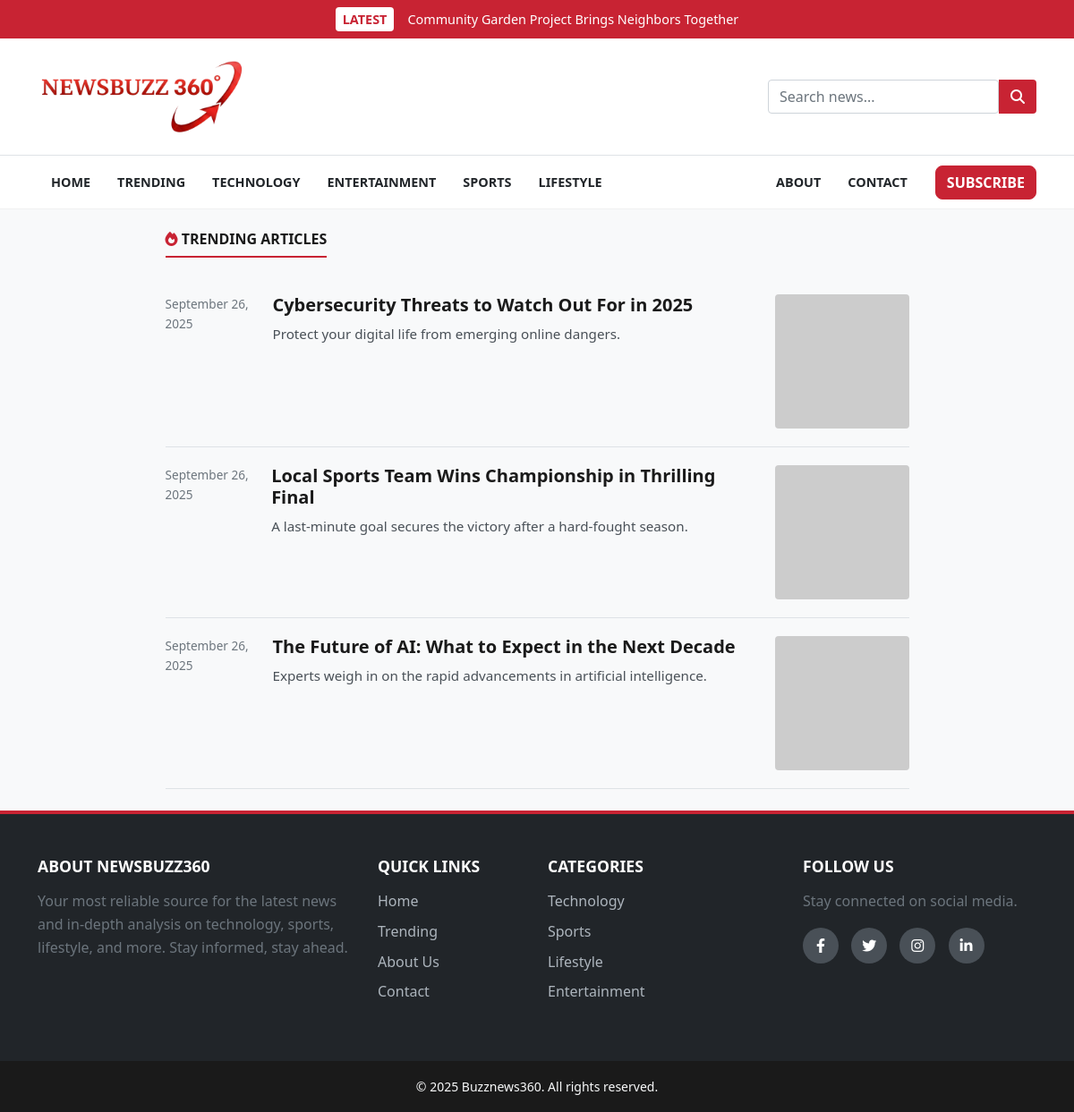
Before: /trending with the older database file.
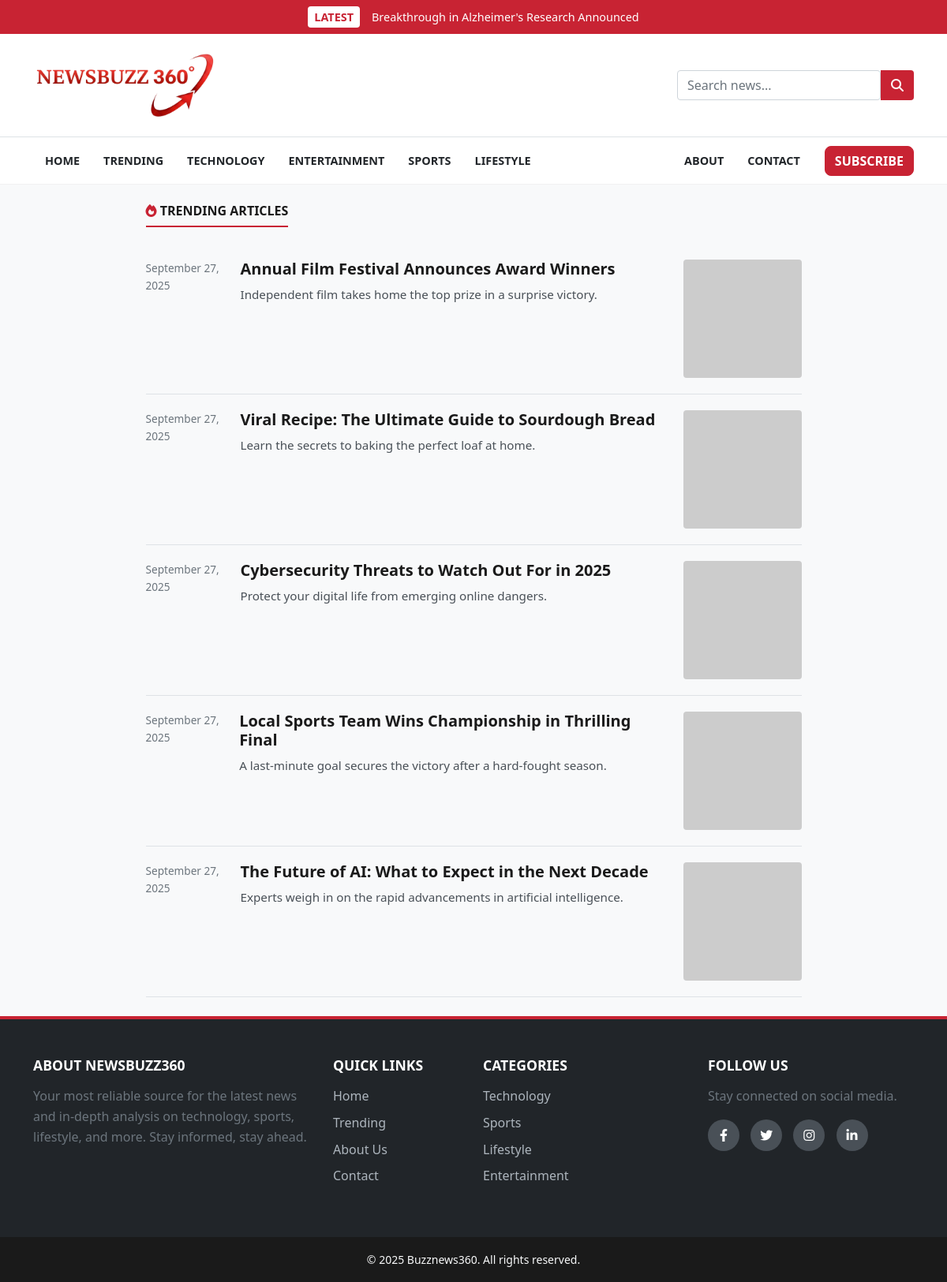
After: the same page with the newer database file.
### models.py (models this page shows, shortened)
class Post(db.Model):
    id = db.Column(db.Integer, primary_key=True)
    title = db.Column(db.String(100), nullable=False)
    subtitle = db.Column(db.String(150), nullable=True)
    content = db.Column(db.Text, nullable=False)
    category = db.Column(db.String(50), nullable=True)
    thumbnail = db.Column(db.String(100), nullable=True)
    featured = db.Column(db.Boolean, default=False)
    created_at = db.Column(db.DateTime, default=datetime.utcnow)

### app.py (the view)
@app.route("/trending")
def trending():
    trending_posts = Post.query.filter_by(featured=True).order_by(Post.id.desc()).all()
    return render_template("trending.html", posts=trending_posts)

### app.py (called while the page is built)
@app.context_processor
def inject_latest_post():
    latest_post = Post.query.order_by(Post.id.desc()).first()
    return dict(latest_post=latest_post)

@app.template_filter('datetime')
def format_datetime(value, format='%B %d, %Y'):
    if isinstance(value, datetime):
        return value.strftime(format)
    return "Recent"

@app.context_processor
@cache.cached(timeout=600)
def inject_categories():
    categories = db.session.query(Post.category, db.func.count(Post.id).label('count')).filter(Post.category.isnot(None), Post.category != '').group_by(Post.category).all()
    current_year = datetime.now().year
    return dict(categories=categories, current_year=current_year)

### templates/trending.html
{% extends "base.html" %}
{% block content %}
<div class="row justify-content-center">
    <div class="col-lg-9">
        <section>
            <h2 class="section-title">
                <span><i class="fas fa-fire"></i> Trending Articles</span>
            </h2>
            {% if posts %}
                {% for post in posts %}
                <div class="news-list-item">
                    <div class="timestamp">{{ post.created_at|datetime }}</div>
                    <div class="content">
                        <h4 class="title"><a href="{{ url_for('article', id=post.id) }}">{{ post.title }}</a></h4>
                        <p class="summary">{{ post.subtitle or post.content|truncate(120) }}</p>
                    </div>
                    <div class="thumbnail">
                        <a href="{{ url_for('article', id=post.id) }}">
                             <img src="{{ url_for('static', filename='uploads/' + post.thumbnail) if post.thumbnail else 'https://via.placeholder.com/150' }}" alt="{{ post.title }}">
                        </a>
                    </div>
                </div>
                {% endfor %}
            {% else %}
                <div class="text-center py-5">
                    <h3 class="text-muted">No trending articles at the moment.</h3>
                    <p class="text-muted">Featured posts will appear here.</p>
                </div>
            {% endif %}
        </section>
    </div>
</div>
{% endblock %}

### templates/base.html (shortened to what this page needs)
<!DOCTYPE html>
<html lang="en">
<head>
    <link href="https://cdn.jsdelivr.net/npm/bootstrap@5.1.3/dist/css/bootstrap.min.css" rel="stylesheet">
    <link rel="stylesheet" href="https://cdnjs.cloudflare.com/ajax/libs/font-awesome/6.2.0/css/all.min.css">
    <link rel="stylesheet" href="{{ url_for('static', filename='style.css') }}">
</head>
<body>
    <header>
        {% if latest_post %}
        <a href="{{ url_for('article', id=latest_post.id) }}" class="top-breaking-bar-link">
            <div id="top-breaking-bar">
                <div class="container d-flex align-items-center justify-content-center">
                    <span class="breaking-tag">LATEST</span>
                    <span class="breaking-text">{{ latest_post.title }}</span>
                </div>
            </div>
        </a>
        {% endif %}
        <div id="header-main">
            <div class="container">
                <div class="header-main-wrapper">
                    <a class="navbar-brand logo" href="{{ url_for('home') }}">
                        <img src="{{ url_for('static', filename='images/logo.png') }}" alt="Newsbuzz360 Logo">
                    </a>
                    <form class="search-form ms-auto" action="{{ url_for('search') }}" method="GET">
                        <input type="text" class="form-control" name="query" placeholder="Search news..." required>
                        <button type="submit" class="btn"><i class="fas fa-search"></i></button>
                    </form>
                </div>
            </div>
        </div>
        <nav class="navbar navbar-expand-lg navbar-light" id="main-nav">
            <div class="container">
                <div class="collapse navbar-collapse" id="navbarNav">
                    <div class="collapse navbar-collapse" id="navbarNav">
                        <ul class="navbar-nav me-auto">
                            <li class="nav-item"><a class="nav-link" href="{{ url_for('home') }}">Home</a></li>
                            <li class="nav-item"><a class="nav-link" href="{{ url_for('trending') }}">Trending</a></li>
                            <li class="nav-item"><a class="nav-link"
                                    href="{{ url_for('category', category_name='technology') }}">Technology</a></li>
                            <li class="nav-item"><a class="nav-link"
                                    href="{{ url_for('category', category_name='entertainment') }}">Entertainment</a>
                            </li>
                            <li class="nav-item"><a class="nav-link"
                                    href="{{ url_for('category', category_name='sports') }}">Sports</a></li>
                            <li class="nav-item"><a class="nav-link"
                                    href="{{ url_for('category', category_name='lifestyle') }}">Lifestyle</a></li>
                        </ul>
                        <ul class="navbar-nav ms-auto align-items-center">
                            <li class="nav-item"><a class="nav-link" href="{{ url_for('about') }}">About</a></li>
                            <li class="nav-item"><a class="nav-link" href="{{ url_for('contact') }}">Contact</a></li>
                            <li class="nav-item ms-3">
                                <a href="{{ url_for('subscribe_page') }}"
                                    class="btn btn-danger subscribe-btn">Subscribe</a>
                            </li>
                        </ul>
                    </div>
                </div>
            </div>
        </nav>
    </header>
    <main class="my-4">
        <div class="container">
            {% block content %}{% endblock %}
        </div>
    </main>
    <footer class="main-footer bg-dark text-light">
        <div class="container pt-5 pb-4">
            <div class="row">
                <div class="col-md-4 mb-4">
                    <h5 class="footer-heading">About Newsbuzz360</h5>
                    <p class="text-muted">
                        Your most reliable source for the latest news and in-depth analysis on technology, sports,
                        lifestyle, and more. Stay informed, stay ahead.
                    </p>
                </div>
                <div class="col-md-2 mb-4">
                    <h5 class="footer-heading">Quick Links</h5>
                    <ul class="list-unstyled footer-links">
                        <li><a href="{{ url_for('home') }}">Home</a></li>
                        <li><a href="{{ url_for('trending') }}">Trending</a></li>
                        <li><a href="{{ url_for('about') }}">About Us</a></li>
                        <li><a href="{{ url_for('contact') }}">Contact</a></li>
                    </ul>
                </div>
                <div class="col-md-3 mb-4">
                    <h5 class="footer-heading">Categories</h5>
                    <ul class="list-unstyled footer-links">
                        <li><a href="{{ url_for('category', category_name='technology') }}">Technology</a></li>
                        <li><a href="{{ url_for('category', category_name='sports') }}">Sports</a></li>
                        <li><a href="{{ url_for('category', category_name='lifestyle') }}">Lifestyle</a></li>
                        <li><a href="{{ url_for('category', category_name='entertainment') }}">Entertainment</a></li>
                    </ul>
                </div>
                <div class="col-md-3 mb-4">
                    <h5 class="footer-heading">Follow Us</h5>
                    <p class="text-muted">Stay connected on social media.</p>
                    <div class="social-icons">
                        <a href="#"><i class="fab fa-facebook-f"></i></a>
                        <a href="#"><i class="fab fa-twitter"></i></a>
                        <a href="#"><i class="fab fa-instagram"></i></a>
                        <a href="#"><i class="fab fa-linkedin-in"></i></a>
                    </div>
                </div>
            </div>
        </div>
        <div class="footer-bottom text-center py-3">
            <small>&copy; {{ current_year }} Buzznews360. All rights reserved.</small>
        </div>
    </footer>
</body>
</html>

### static/style.css (style rules this page uses)
:root { --primary-red: #c82333; --primary-dark-red: #a81e2a; --background-color: #f8f9fa; --surface-color: #ffffff; --text-color: #212529; --heading-color: #1a1a1a; --border-color: #dee2e6; --light-gray: #f1f1f1; --font-primary: 'Segoe UI', Tahoma, Geneva, Verdana, sans-serif; --font-logo: 'Playfair Display', serif; --border-radius-sm: 0.25rem; --border-radius-md: 0.5rem; --box-shadow: 0 4px 12px rgba(0, 0, 0, 0.08); }
body { font-family: var(--font-primary); background-color: var(--background-color); color: var(--text-color); line-height: 1.6; }
h1, h2, h3, h4, h5, h6 { color: var(--heading-color); font-weight: 700; }
a { color: var(--primary-red); text-decoration: none; transition: all 0.2s ease-in-out; }
a.top-breaking-bar-link, a.top-breaking-bar-link:hover { color: white; text-decoration: none; }
.logo img { height: 80px; width: auto; }
#top-breaking-bar { background-color: var(--primary-red); color: white; padding: 8px 0; font-size: 0.9rem; font-weight: 500; transition: all 0.3s ease-in-out; }
.breaking-tag { background-color: white; color: var(--primary-red); padding: 2px 8px; border-radius: 4px; font-weight: bold; margin-right: 15px; }
#header-main { background-color: var(--surface-color); padding: 20px 0; border-bottom: 1px solid var(--border-color); }
.header-main-wrapper { display: flex; align-items: center; justify-content: space-between; }
.logo { font-family: var(--font-logo); font-size: 2.5rem; font-weight: 700; color: var(--heading-color); }
.search-form { display: flex; width: 300px; }
.search-form .btn { background-color: var(--primary-red); color: white; border-top-left-radius: 0; border-bottom-left-radius: 0; }
#main-nav { background-color: var(--surface-color); border-bottom: 1px solid var(--light-gray); transition: all 0.3s ease; }
#main-nav .nav-link { font-weight: bold; color: var(--text-color); padding: 10px 15px; text-transform: uppercase; font-size: 0.9rem; }
.subscribe-btn { font-weight: bold; text-transform: uppercase; background-color: var(--primary-red); border-color: var(--primary-red); border-radius: var(--border-radius-md); }
.section-title { font-family: var(--font-headings); font-size: 1rem; font-weight: 700; margin-bottom: 1.5rem; position: relative; text-transform: uppercase; padding-bottom: 0.5rem; }
.section-title span { border-bottom: 2px solid var(--primary-red); padding-bottom: 0.5rem; }
.section-title i { color: var(--primary-red); }
.news-list-item { display: flex; align-items: flex-start; gap: 20px; padding: 20px 0; border-bottom: 1px solid var(--border-color); }
.news-list-item .timestamp { flex-basis: 100px; font-size: 0.85rem; color: #6c757d; }
.news-list-item .content { flex-grow: 1; }
.news-list-item .title { font-family: var(--font-headings); font-size: 1.25rem; margin-bottom: 0.5rem; }
.news-list-item .title a { color: var(--heading-color); }
.news-list-item .summary { font-size: 0.95rem; color: #495057; margin: 0; }
.news-list-item .thumbnail { flex-basis: 150px; flex-shrink: 0; }
.news-list-item .thumbnail img { width: 100%; height: auto; border-radius: var(--border-radius-sm); }
.main-footer { border-top: 4px solid var(--primary-red); }
.footer-heading { font-family: var(--font-headings); font-size: 1.1rem; text-transform: uppercase; margin-bottom: 1rem; color: #ffffff; }
.footer-links li { margin-bottom: 0.5rem; }
.footer-links a { color: #adb5bd; text-decoration: none; transition: all 0.2s ease; }
.social-icons a { display: inline-flex; align-items: center; justify-content: center; width: 40px; height: 40px; border-radius: 50%; background-color: #495057; color: #ffffff; margin-right: 10px; transition: all 0.3s ease; }
.footer-bottom { background-color: #1a1a1a; }

Changed rows visible on the page:
no longer on this page (row edited): Post: title "Community Garden Project Brings Neighbors Together"
added Post: title "Breakthrough in Alzheimer's Research Announced"
added Post: created_at "September 27, 2025", title "Annual Film Festival Announces Award Winners", subtitle "Independent film takes home the top prize in a surprise victory."
added Post: created_at "September 27, 2025", title "Viral Recipe: The Ultimate Guide to Sourdough Bread", subtitle "Learn the secrets to baking the perfect loaf at home."
changed Post "Cybersecurity Threats to Watch Out For in 2025": created_at "September 26, 2025" → "September 27, 2025"
changed Post "Local Sports Team Wins Championship in Thrilling Final": created_at "September 26, 2025" → "September 27, 2025"
changed Post "The Future of AI: What to Expect in the Next Decade": created_at "September 26, 2025" → "September 27, 2025"
